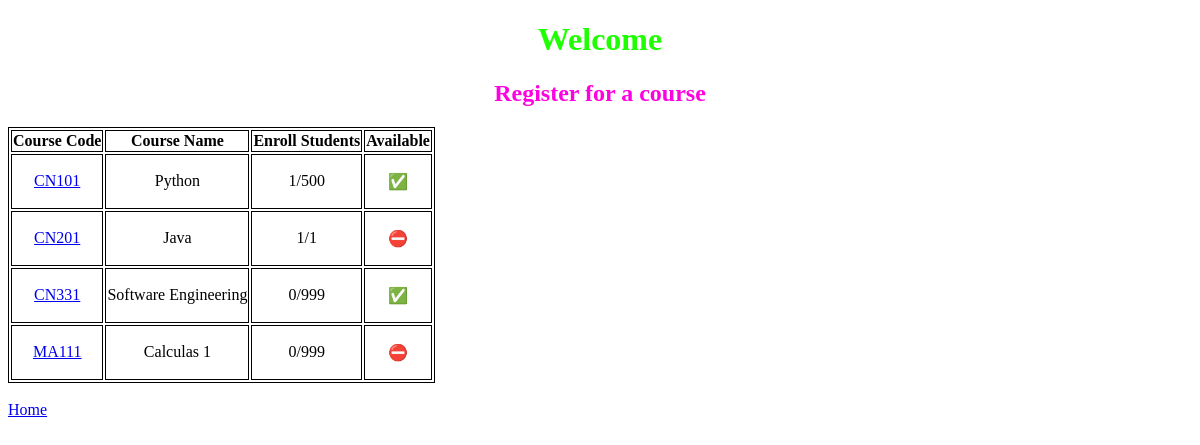
Page /courses/ on the committed database.
### courses/models.py (models this page shows, shortened)
class Course(models.Model):
    code = models.CharField("Course Code",max_length=5)
    name = models.CharField("Course Name",max_length=64)
    year = models.IntegerField(null=True)
    semester = models.IntegerField(default=1)
    max_seat = models.IntegerField(null=True)
    total_seat = models.IntegerField(default=0)
    quota = models.BooleanField("Available",default=True)
    quota_seat = models.BooleanField("Seat Available",default=True)
    students= models.ManyToManyField(User, blank=True, related_name="courses")

### courses/views.py (the view)
# urls.py: path("", views.index, name="index"),
def index(request):
    return render(request, "courses/index.html", {
        "courses": Course.objects.all()
    })

### courses/templates/courses/index.html (shortened to what this page needs)
{% extends 'courses/layout.html' %}
{% block body %}
<h1>Welcome</h1>
<h2>Register for a course</h2>
<table>
    <tr>
        <th>Course Code</th>
        <th>Course Name</th>
        <th>Enroll Students</th>
        <th>Available</th>
    </tr>
    {% for course in courses %}
    {% if request.user not in course.students.all %}
    <tr>
        <td><a href="{% url 'course' course.code %}">{{ course.code }}</a></td>
        <td>{{ course.name }}</td>
        <td>{{ course.students.count }}/{{ course.max_seat }}</td>
        <td>
            {% if course.quota and course.quota_seat %}
            <p>&#9989;</p>
            {% else %}
            <p>&#9940;</p>
            {% endif %}
        </td>
    </tr>
    {% endif %}
    {% empty %}
    <h3>No Course.</h3>
    {% endfor %}
</table>
<br>
<a href="{% url 'index' %}">Home</a>
{% endblock %}

### courses/templates/courses/index.html (style rules this page uses)
body { background-image: url('https://i.pinimg.com/550x/2a/a9/f0/2aa9f0f2139e0f4a6b1061b42f0ccdef.jpg'); background-position: center; background-size: cover; background-repeat: no-repeat; }
h1 { color: rgb(30, 255, 0); text-align: center; }
h2 { color: rgb(255, 0, 225); text-align: center; }
table , th, td { text-align: center; border: 1px solid black; }

### rows in the picture
Course: code "CN101", name "Python", students.count "1", max_seat "500"
Course: code "CN201", name "Java", students.count "1", max_seat "1"
Course: code "CN331", name "Software Engineering", students.count "0", max_seat "999"
Course: code "MA111", name "Calculas 1", students.count "0", max_seat "999"
